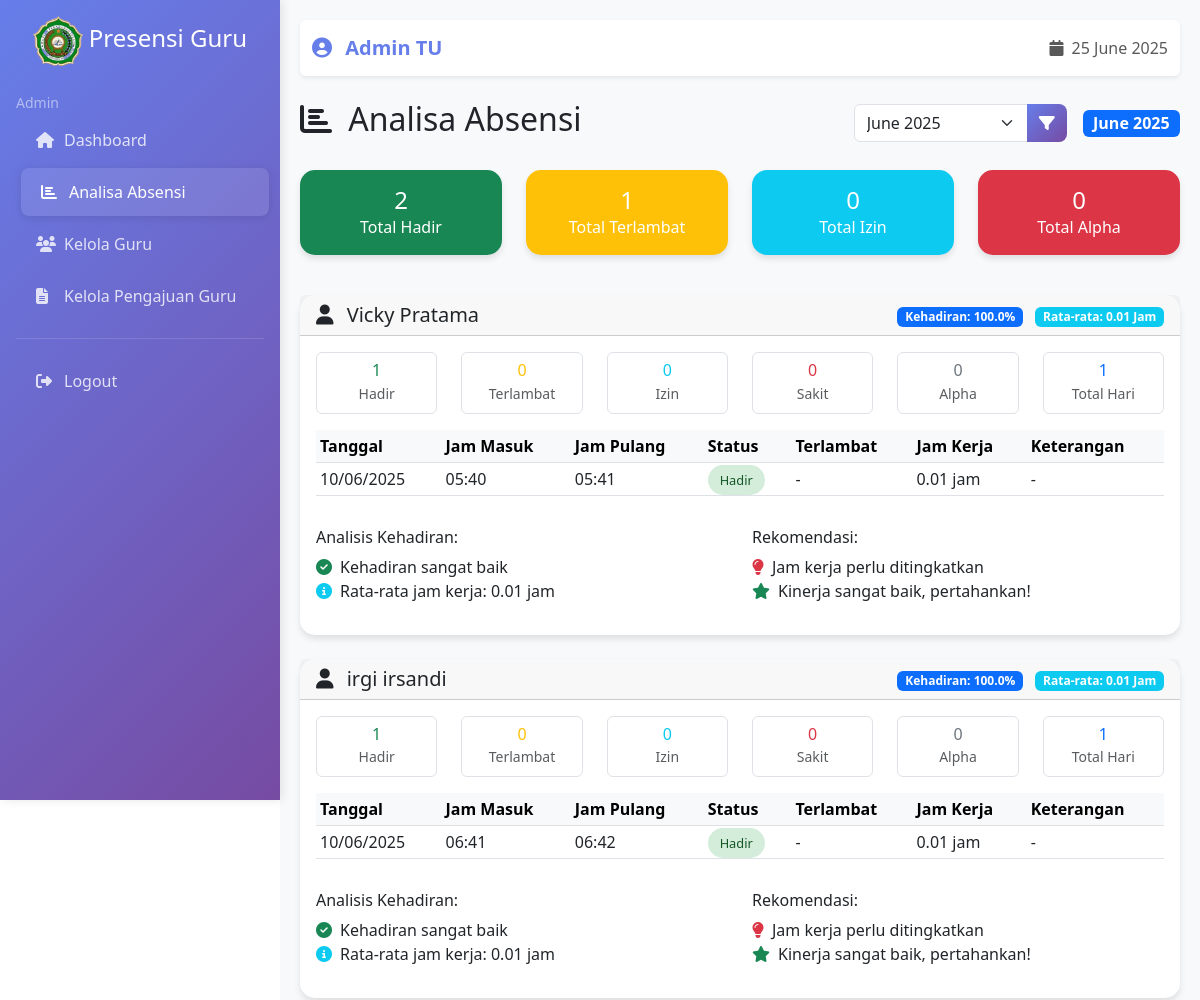
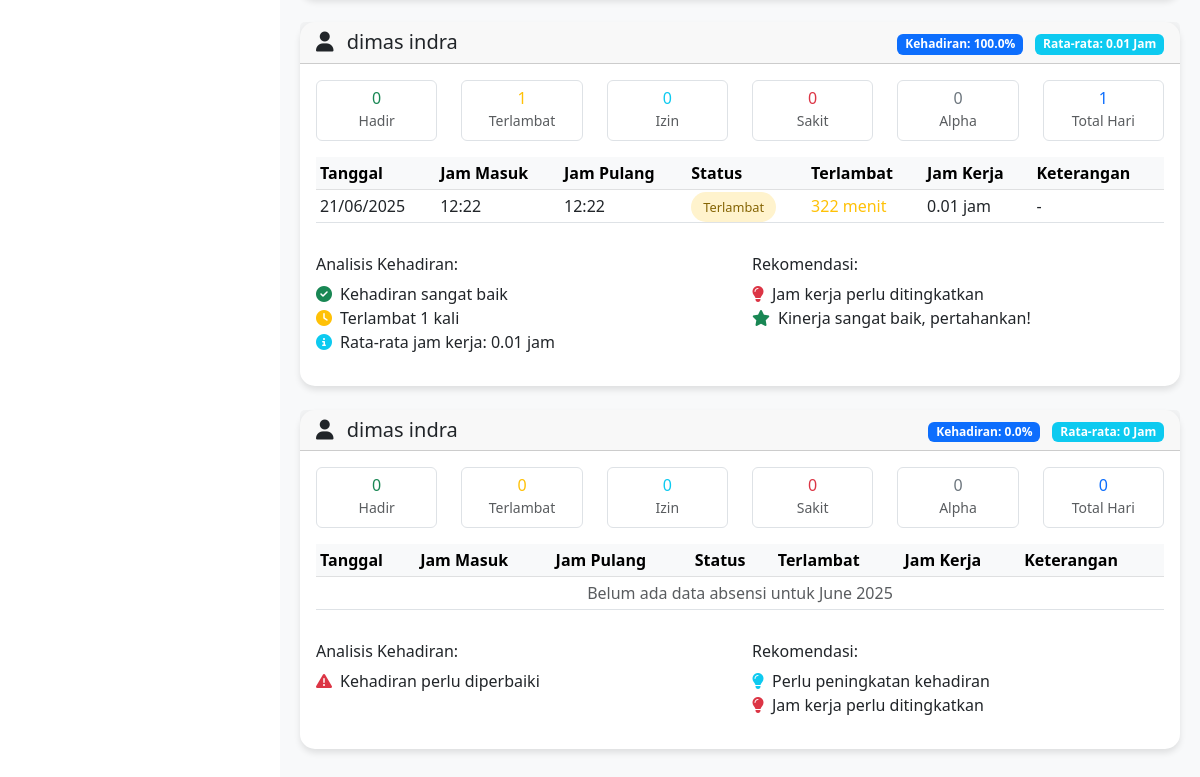
/analisa-absensi/ (signed in), run on an earlier commit of the app's database (2 pictures, top to bottom).
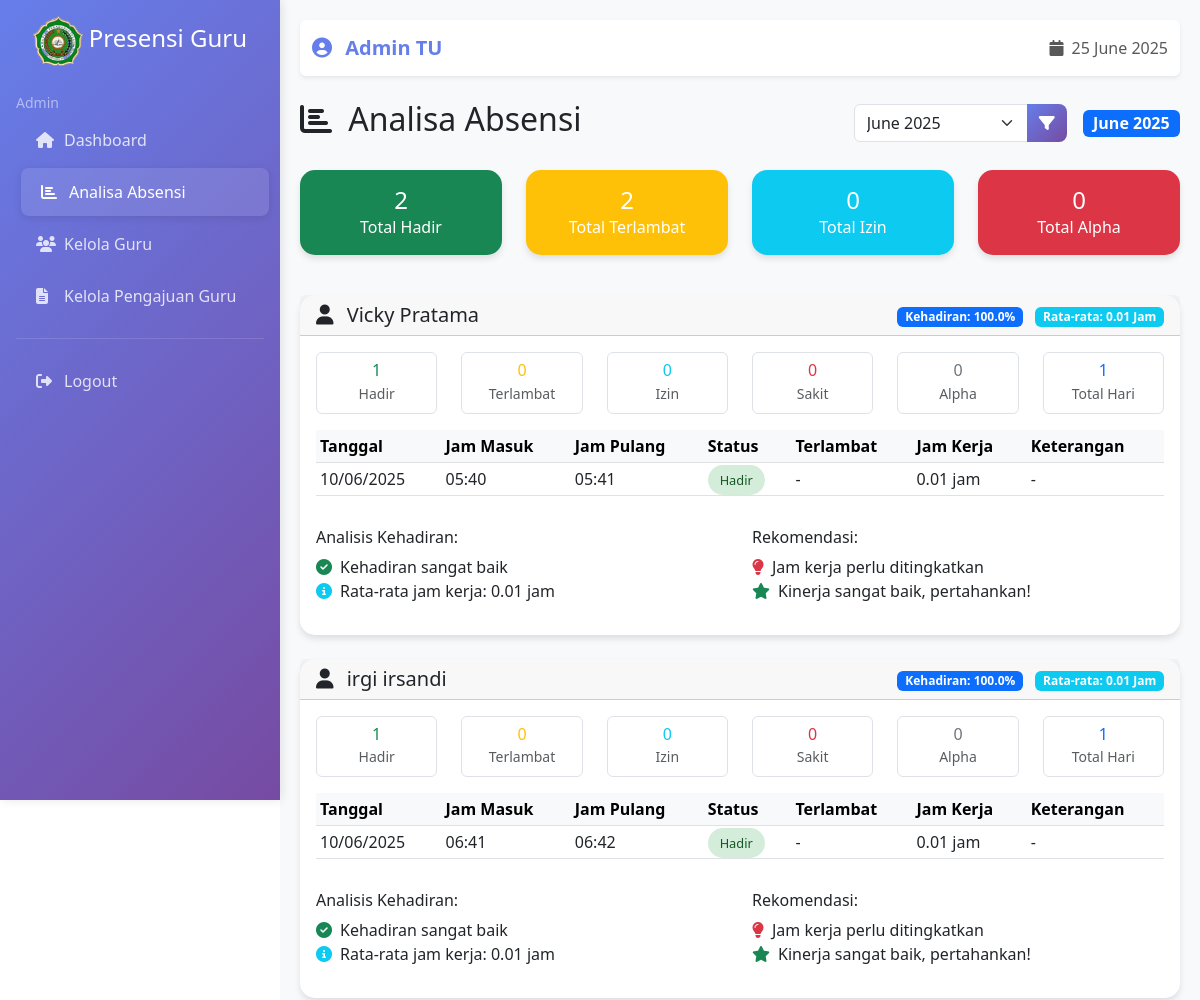
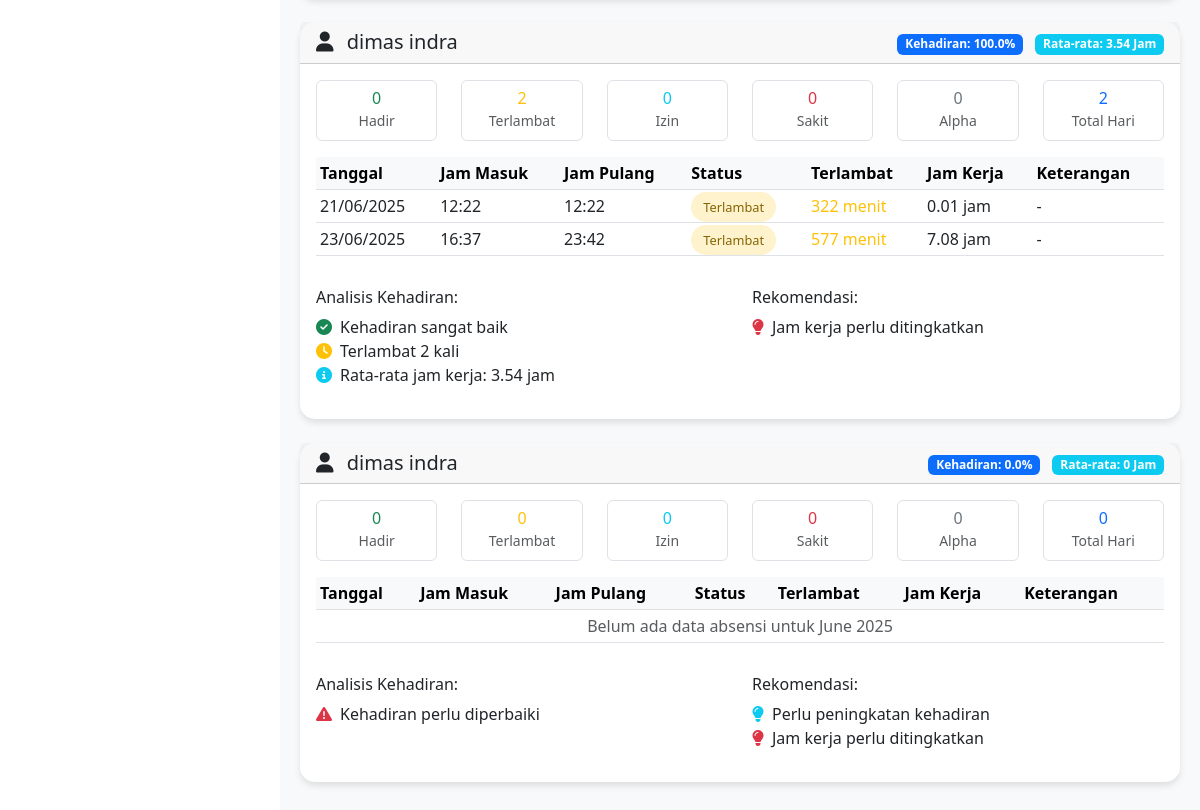
And on a later commit of the database (2 pictures, top to bottom).
### presensi/models.py (models this page shows, shortened)
class AbstractUser(models.Model):
    ROLE_CHOICES = [
        ('admin', 'Admin'),
        ('guru', 'Guru'),
    ]
    user = models.OneToOneField(User, on_delete=models.CASCADE, related_name='abstract_user')
    first_name = models.CharField(max_length=100)
    last_name = models.CharField(max_length=100)
    role = models.CharField(max_length=20, choices=ROLE_CHOICES, default='guru')
    nip = models.CharField(max_length=20, unique=True, null=True, blank=True)
    phone = models.CharField(max_length=15, null=True, blank=True)
    @property
    def full_name(self):
        return f"{self.first_name} {self.last_name}"

class Presensi(models.Model):
    STATUS_CHOICES = [
        ('hadir', 'Hadir'),
        ('izin', 'Izin'),
        ('sakit', 'Sakit'),
        ('alpha', 'Alpha'),
        ('terlambat', 'Terlambat'),
    ]
    user = models.ForeignKey(AbstractUser, on_delete=models.CASCADE, related_name='presensi')
    tanggal = models.DateField(default=timezone.now)
    jam_masuk = models.TimeField()
    jam_pulang = models.TimeField(null=True, blank=True)
    image_checkin = models.ImageField(upload_to='presensi_images/', null=True, blank=True)
    image_checkout = models.ImageField(upload_to='presensi_images/', null=True, blank=True)
    status = models.CharField(max_length=20, choices=STATUS_CHOICES, default='hadir')
    keterangan = models.TextField(blank=True, null=True)
    terlambat_menit = models.IntegerField(default=0)
    jam_kerja_efektif = models.DecimalField(max_digits=4, decimal_places=2, default=0)
    lokasi_checkin = models.CharField(max_length=255, null=True, blank=True)
    lokasi_checkout = models.CharField(max_length=255, null=True, blank=True)
    class Meta:
        ordering = ['-tanggal', '-jam_masuk']

### presensi/views.py (the view)
# urls.py: path('analisa-absensi/', views.analisa_absensi, name='analisa_absensi'),
@login_required
def analisa_absensi(request):
    if request.user.abstract_user.role != 'admin':
        messages.error(request, 'Akses ditolak')
        return redirect('home')
    selected_month = int(request.GET.get('month', timezone.localtime(timezone.now()).month))
    selected_year = int(request.GET.get('year', timezone.localtime(timezone.now()).year))
    if selected_month < 1 or selected_month > 12:
        selected_month = timezone.localtime(timezone.now()).month
    if selected_year < 2020 or selected_year > timezone.localtime(timezone.now()).year + 1:
        selected_year = timezone.localtime(timezone.now()).year
    teachers = AbstractUser.objects.filter(role='guru')
    attendance_data = []
    total_hadir = 0
    total_terlambat = 0
    total_izin = 0
    total_alpha = 0
    for teacher in teachers:
        presensi_list = Presensi.objects.filter(
            user=teacher,
            tanggal__month=selected_month,
            tanggal__year=selected_year
        ).order_by('tanggal')
        total_days = presensi_list.count()
        hadir = presensi_list.filter(status='hadir').count()
        terlambat = presensi_list.filter(status='terlambat').count()
        izin = presensi_list.filter(status='izin').count()
        sakit = presensi_list.filter(status='sakit').count()
        alpha = presensi_list.filter(status='alpha').count()
        total_hadir += hadir
        total_terlambat += terlambat
        total_izin += izin
        total_alpha += alpha
        avg_work_hours = presensi_list.aggregate(
            avg_hours=models.Avg('jam_kerja_efektif')
        )['avg_hours'] or 0
        attendance_data.append({
            'teacher': teacher,
            'presensi_list': presensi_list,
            'total_days': total_days,
            'hadir': hadir,
            'terlambat': terlambat,
            'izin': izin,
            'sakit': sakit,
            'alpha': alpha,
            'avg_work_hours': round(avg_work_hours, 2),
            'attendance_rate': round((hadir + terlambat) / max(total_days, 1) * 100, 2)
        })
    month_options = []
    current_date = timezone.localtime(timezone.now())
    for i in range(12):
        date = current_date - timedelta(days=30*i)
        month_options.append({
            'value': date.month,
            'year': date.year,
            'label': date.strftime('%B %Y')
        })
    selected_date = datetime(selected_year, selected_month, 1)
    formatted_date = selected_date.strftime('%B %Y')
    context = {
        'attendance_data': attendance_data,
        'selected_month': selected_month,
        'selected_year': selected_year,
        'month_options': month_options,
        'formatted_date': formatted_date,
        'total_hadir': total_hadir,
        'total_terlambat': total_terlambat,
        'total_izin': total_izin,
        'total_alpha': total_alpha,
    }
    return render(request, 'templates/analisa_absensi.html', context)

### presensi/context_processors.py (called while the page is built)
def global_context(request):
    return {
        'today': timezone.now().date(),
    }

### web/templates/analisa_absensi.html (shortened to what the changed rows need)
{% extends 'base.html' %}
{% block content %}
<div class="row">
    <div class="col-12">
        <div class="d-flex justify-content-between align-items-center mb-4">
            <h2>
                <i class="fas fa-chart-bar me-2"></i>
                Analisa Absensi
            </h2>
        </div>
    </div>
</div>
<div class="row mb-4">
    <div class="col-md-3 mb-3">
        <div class="card bg-warning text-white">
            <div class="card-body text-center">
                <h4 class="mb-0">{{ total_terlambat }}</h4>
                <p class="mb-0">Total Terlambat</p>
            </div>
        </div>
    </div>
</div>
{% for data in attendance_data %}
<div class="row mb-4">
    <div class="col-12">
        <div class="card">
            <div class="card-header">
                <div class="d-flex justify-content-between align-items-center">
                    <h5 class="mb-0">
                        <i class="fas fa-user me-2"></i>
                        {{ data.teacher.full_name }}
                    </h5>
                    <div>
                        <span class="badge bg-primary me-2">
                            Kehadiran: {{ data.attendance_rate }}%
                        </span>
                        <span class="badge bg-info">
                            Rata-rata: {{ data.avg_work_hours }} Jam
                        </span>
                    </div>
                </div>
            </div>
            <div class="card-body">
                <div class="row mb-3">
                    <div class="col-md-2 text-center">
                        <div class="border rounded p-2">
                            <h6 class="text-success mb-0">{{ data.hadir }}</h6>
                            <small class="text-muted">Hadir</small>
                        </div>
                    </div>
                    <div class="col-md-2 text-center">
                        <div class="border rounded p-2">
                            <h6 class="text-warning mb-0">{{ data.terlambat }}</h6>
                            <small class="text-muted">Terlambat</small>
                        </div>
                    </div>
                    <div class="col-md-2 text-center">
                        <div class="border rounded p-2">
                            <h6 class="text-info mb-0">{{ data.izin }}</h6>
                            <small class="text-muted">Izin</small>
                        </div>
                    </div>
                    <div class="col-md-2 text-center">
                        <div class="border rounded p-2">
                            <h6 class="text-danger mb-0">{{ data.sakit }}</h6>
                            <small class="text-muted">Sakit</small>
                        </div>
                    </div>
                    <div class="col-md-2 text-center">
                        <div class="border rounded p-2">
                            <h6 class="text-secondary mb-0">{{ data.alpha }}</h6>
                            <small class="text-muted">Alpha</small>
                        </div>
                    </div>
                    <div class="col-md-2 text-center">
                        <div class="border rounded p-2">
                            <h6 class="text-primary mb-0">{{ data.total_days }}</h6>
                            <small class="text-muted">Total Hari</small>
                        </div>
                    </div>
                </div>
                <div class="table-responsive">
                    <table class="table table-sm table-hover">
                        <thead class="table-light">
                            <tr>
                                <th>Tanggal</th>
                                <th>Jam Masuk</th>
                                <th>Jam Pulang</th>
                                <th>Status</th>
                                <th>Terlambat</th>
                                <th>Jam Kerja</th>
                                <th>Keterangan</th>
                            </tr>
                        </thead>
                        <tbody>
                            {% for presensi in data.presensi_list %}
                            <tr>
                                <td>{{ presensi.tanggal|date:"d/m/Y" }}</td>
                                <td>
                                    {% if presensi.jam_masuk %}
                                        {{ presensi.jam_masuk|time:"H:i" }}
                                    {% else %}
                                        -
                                    {% endif %}
                                </td>
                                <td>
                                    {% if presensi.jam_pulang %}
                                        {{ presensi.jam_pulang|time:"H:i" }}
                                    {% else %}
                                        -
                                    {% endif %}
                                </td>
                                <td>
                                    <span class="status-badge status-{{ presensi.status }}">
                                        {{ presensi.status|title }}
                                    </span>
                                </td>
                                <td>
                                    {% if presensi.terlambat_menit > 0 %}
                                        <span class="text-warning">
                                            {{ presensi.terlambat_menit }} menit
                                        </span>
                                    {% else %}
                                        -
                                    {% endif %}
                                </td>
                                <td>
                                    {% if presensi.jam_kerja_efektif > 0 %}
                                        {{ presensi.jam_kerja_efektif }} jam
                                    {% else %}
                                        -
                                    {% endif %}
                                </td>
                                <td>
                                    {% if presensi.keterangan %}
                                        <small class="text-muted">{{ presensi.keterangan }}</small>
                                    {% else %}
                                        -
                                    {% endif %}
                                </td>
                            </tr>
                            {% empty %}
                            <tr>
                                <td colspan="7" class="text-center text-muted">
                                    Belum ada data absensi untuk {{ formatted_date }}
                                </td>
                            </tr>
                            {% endfor %}
                        </tbody>
                    </table>
                </div>
                <div class="row mt-3">
                    <div class="col-md-6">
                        <h6>Analisis Kehadiran:</h6>
                        <ul class="list-unstyled">
                            {% if data.attendance_rate >= 90 %}
                                <li><i class="fas fa-check-circle text-success me-2"></i>Kehadiran sangat baik</li>
                            {% elif data.attendance_rate >= 80 %}
                                <li><i class="fas fa-check text-warning me-2"></i>Kehadiran baik</li>
                            {% else %}
                                <li><i class="fas fa-exclamation-triangle text-danger me-2"></i>Kehadiran perlu diperbaiki</li>
                            {% endif %}
                            {% if data.terlambat > 0 %}
                                <li><i class="fas fa-clock text-warning me-2"></i>Terlambat {{ data.terlambat }} kali</li>
                            {% endif %}
                            {% if data.avg_work_hours >= 8 %}
                                <li><i class="fas fa-thumbs-up text-success me-2"></i>Jam kerja efektif</li>
                            {% elif data.avg_work_hours > 0 %}
                                <li><i class="fas fa-info-circle text-info me-2"></i>Rata-rata jam kerja: {{ data.avg_work_hours }} jam</li>
                            {% endif %}
                        </ul>
                    </div>
                    <div class="col-md-6">
                        <h6>Rekomendasi:</h6>
                        <ul class="list-unstyled">
                            {% if data.attendance_rate < 80 %}
                                <li><i class="fas fa-lightbulb text-info me-2"></i>Perlu peningkatan kehadiran</li>
                            {% endif %}
                            {% if data.avg_work_hours < 6 %}
                                <li><i class="fas fa-lightbulb text-danger me-2"></i>Jam kerja perlu ditingkatkan</li>
                            {% endif %}
                            {% if data.attendance_rate >= 90 and data.terlambat <= 1 %}
                                <li><i class="fas fa-star text-success me-2"></i>Kinerja sangat baik, pertahankan!</li>
                            {% endif %}
                        </ul>
                    </div>
                </div>
            </div>
        </div>
    </div>
</div>
{% endfor %}
{% endblock %}

What changed in the data, as far as the page shows it:
shown differently, row unchanged: AbstractUser (number 3 of 4 on the later page): avg_work_hours "0.01" → "3.54"; terlambat "1" → "2"; total_days "1" → "2"; no longer shows "Kinerja sangat baik, pertahankan!"
added Presensi: tanggal "23/06/2025", jam_masuk "16:37", jam_pulang "23:42", status "Terlambat", terlambat_menit "577", jam_kerja_efektif "7.08", shown under AbstractUser (number 3 of 4 on the later page)
Also different on the page:
{{ total_terlambat }}: "1" → "2"
